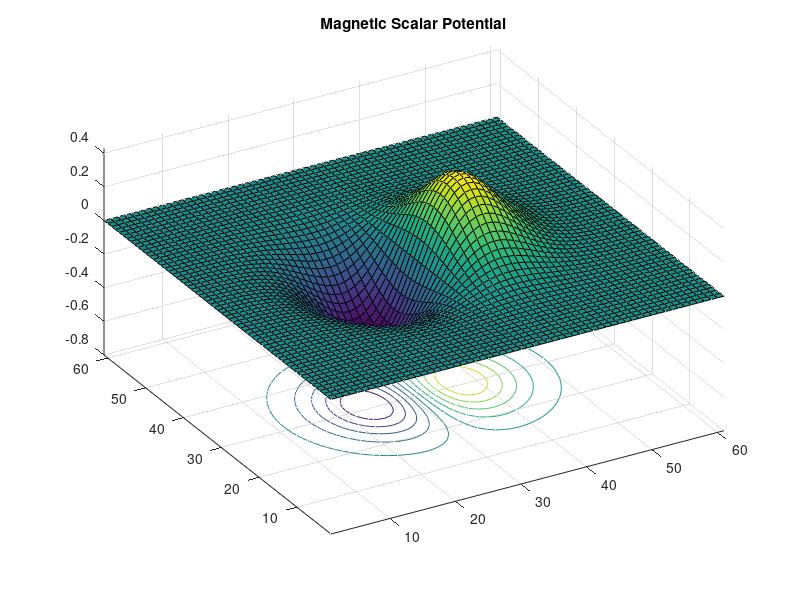

Source code (MATLAB):
clc;
clear;
close all;

x = -3:0.1:3;
y = -3:0.1:3;

[xx, yy] = meshgrid(x,y);

V = x.*exp(-xx.^2 + -yy.^2);

surfc(V);
axis tight;
view(-30,45);

title('Magnetic Scalar Potential');
